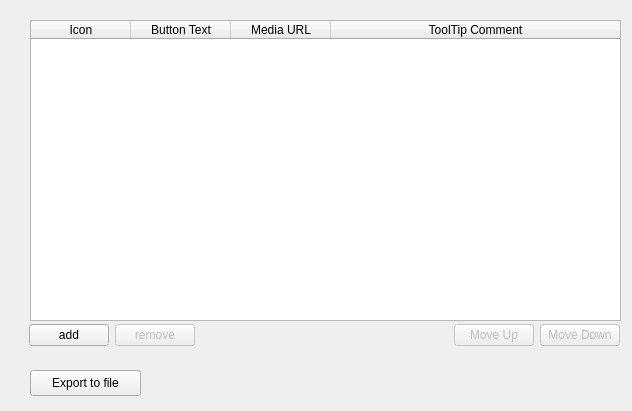
<?xml version="1.0" encoding="UTF-8"?>
<ui version="4.0">
 <class>Form</class>
 <widget class="QWidget" name="Form">
  <property name="geometry">
   <rect>
    <x>0</x>
    <y>0</y>
    <width>632</width>
    <height>411</height>
   </rect>
  </property>
  <property name="windowTitle">
   <string>Form</string>
  </property>
  <widget class="QTableWidget" name="tableWidget">
   <property name="geometry">
    <rect>
     <x>30</x>
     <y>20</y>
     <width>591</width>
     <height>301</height>
    </rect>
   </property>
   <property name="selectionMode">
    <enum>QAbstractItemView::SingleSelection</enum>
   </property>
   <property name="columnCount">
    <number>4</number>
   </property>
   <attribute name="horizontalHeaderStretchLastSection">
    <bool>true</bool>
   </attribute>
   <attribute name="horizontalHeaderStretchLastSection">
    <bool>true</bool>
   </attribute>
   <column>
    <property name="text">
     <string>Icon</string>
    </property>
   </column>
   <column>
    <property name="text">
     <string>Button Text</string>
    </property>
   </column>
   <column>
    <property name="text">
     <string>Media URL</string>
    </property>
   </column>
   <column>
    <property name="text">
     <string>ToolTip Comment</string>
    </property>
   </column>
  </widget>
  <widget class="QWidget" name="horizontalLayoutWidget">
   <property name="geometry">
    <rect>
     <x>29</x>
     <y>320</y>
     <width>591</width>
     <height>31</height>
    </rect>
   </property>
   <layout class="QHBoxLayout" name="horizontalLayout">
    <item>
     <widget class="KPushButton" name="add_button">
      <property name="text">
       <string>add</string>
      </property>
     </widget>
    </item>
    <item>
     <widget class="KPushButton" name="remove_button">
      <property name="enabled">
       <bool>false</bool>
      </property>
      <property name="text">
       <string>remove</string>
      </property>
     </widget>
    </item>
    <item>
     <spacer name="horizontalSpacer">
      <property name="orientation">
       <enum>Qt::Horizontal</enum>
      </property>
      <property name="sizeHint" stdset="0">
       <size>
        <width>40</width>
        <height>20</height>
       </size>
      </property>
     </spacer>
    </item>
    <item>
     <widget class="KPushButton" name="move_up_button">
      <property name="enabled">
       <bool>false</bool>
      </property>
      <property name="text">
       <string>Move Up</string>
      </property>
     </widget>
    </item>
    <item>
     <widget class="KPushButton" name="move_down_button">
      <property name="enabled">
       <bool>false</bool>
      </property>
      <property name="text">
       <string>Move Down</string>
      </property>
     </widget>
    </item>
   </layout>
  </widget>
  <widget class="KPushButton" name="export_button">
   <property name="geometry">
    <rect>
     <x>30</x>
     <y>370</y>
     <width>111</width>
     <height>26</height>
    </rect>
   </property>
   <property name="text">
    <string>Export to file</string>
   </property>
  </widget>
 </widget>
 <customwidgets>
  <customwidget>
   <class>KPushButton</class>
   <extends>QPushButton</extends>
   <header>kpushbutton.h</header>
  </customwidget>
 </customwidgets>
 <resources/>
 <connections/>
</ui>
